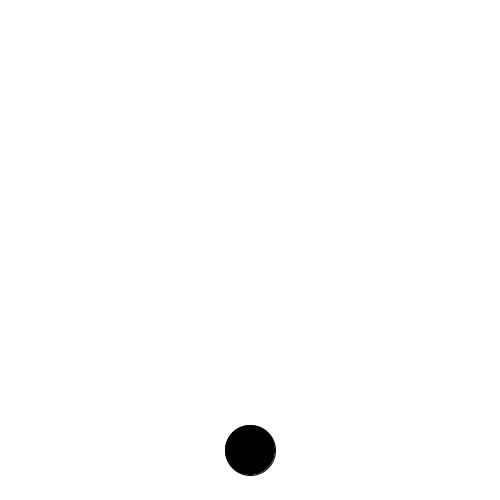
Frame 1 (no input)
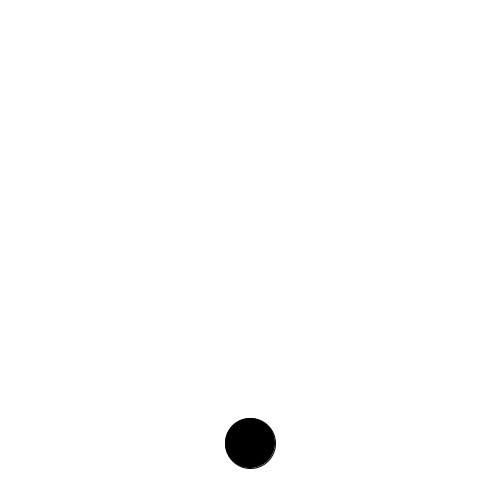
Frame 60 (the mouse pressed at the canvas centre just before this capture)
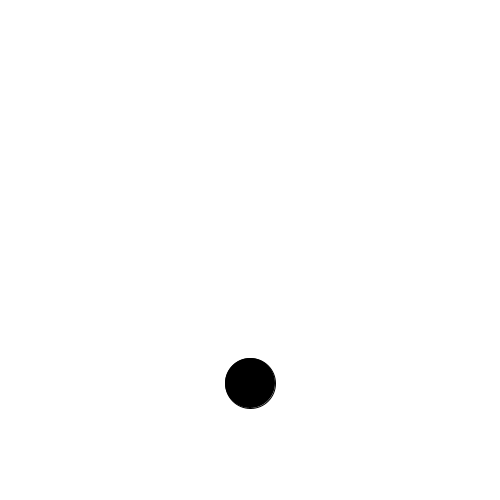
Frame 120 (the mouse held since frame 60 and released just before this capture)

The Processing sketch that drew these frames (run headless with seeded random() and noise(); from frame 60 on, the mouse is pressed at the canvas centre):

// Processing sketch: drill6
// ── drill6.pde
float y = 450;
float dy = 1;
void setup() {
    size(500,500);
}

void draw() {
    background(255);
    fill(0);
    ellipse(width/2, y, 50, 50);
    y += dy;
    if (y-25 < 0 || y+25 > height) {
        dy *= -1;
    }
}
